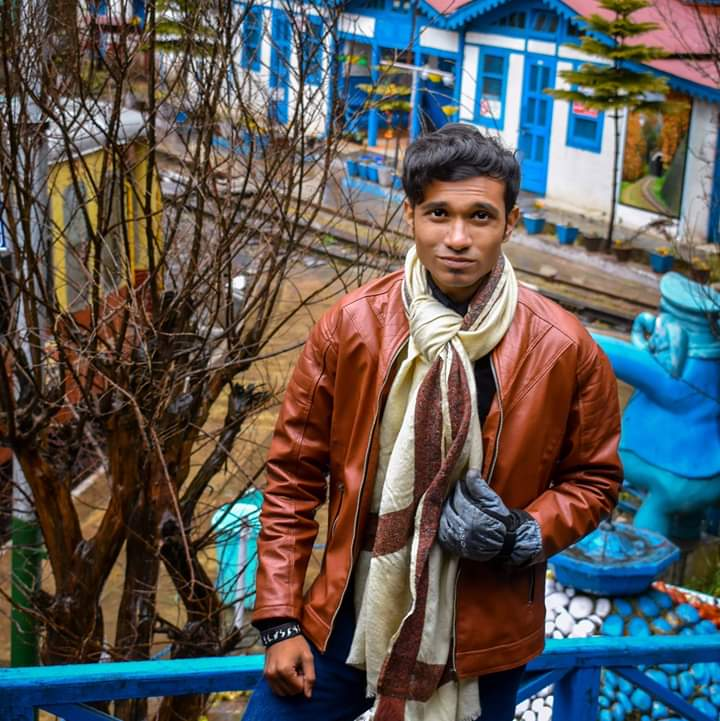
#> input picture Image Operations/Project 1 - Denoising Image/human_image.jpg, 720 x 721 px
$ jupyter execute denoising_image.ipynb   (shell and % lines are left out)
#> lines starting #> are read from the running program, lines starting #| are printed output that depends on the picture
[cell 1]
import cv2
import matplotlib.pyplot as plt
import pandas as pd
import numpy as np

[cell 2]
def denoise_image(image_path):
#> called with image_path = 'human_image.jpg'
    image = plt.imread(image_path)
#> image is the input picture: shape (721, 720, 3); mean R, G, B 90.9, 88.1, 86.3
    denoised_image = cv2.fastNlMeansDenoisingColored(image, None, 13, 10, 7, 21)
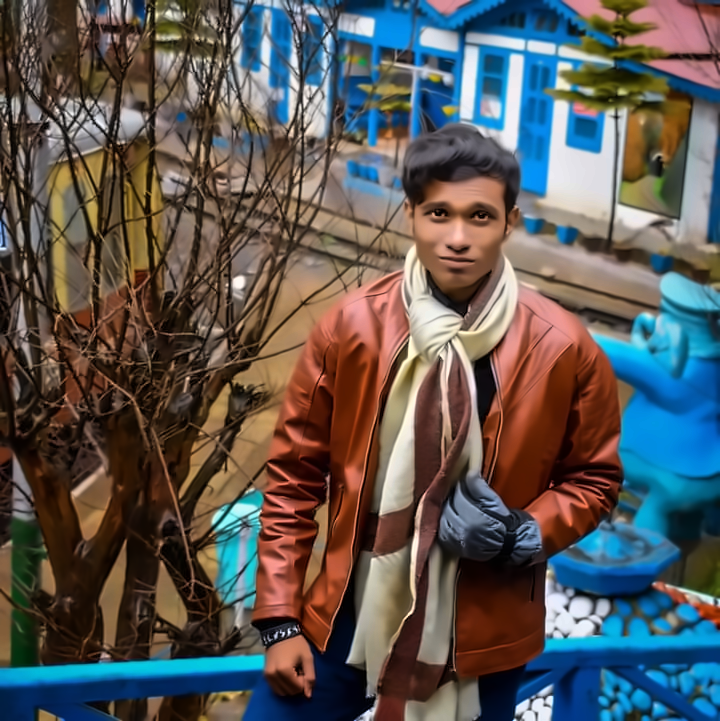
#> denoised_image: shape (721, 720, 3); mean R, G, B 90.7, 87.4, 85.3
    img = np.concatenate((image,denoised_image),axis=1)
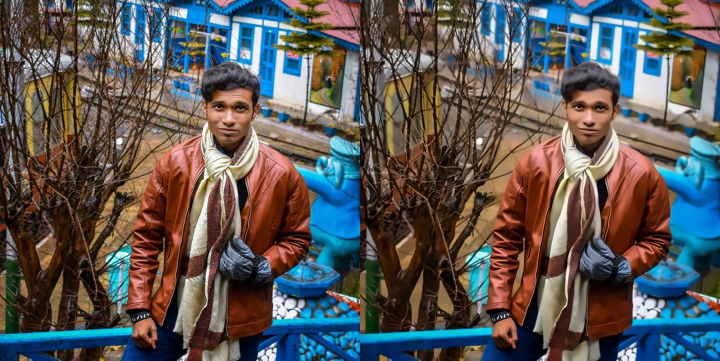
#> img: shape (721, 1440, 3) (shown at 1/2 size); mean R, G, B 90.8, 87.8, 85.8

    plt.figure(figsize=(15,15))
    plt.imshow(img)
    image_path_new = 'denoised_images/' + image_path
    plt.imsave(image_path_new , img)
    return True
